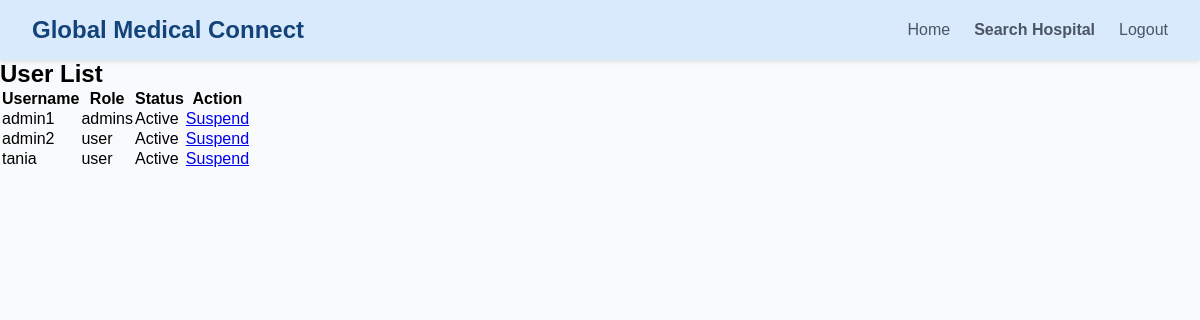
/admin_management/user-list/ (signed in), run on the app's committed database.
### admin_management/models.py (models this page shows)
class CustomUser(AbstractUser):
    ROLE_CHOICES = (
        ('admins', 'Admin'),
        ('provider', 'Healthcare Provider'),
        ('user', 'User'),
    )
    role = models.CharField(max_length=20, choices=ROLE_CHOICES, default='user')
    is_approved = models.BooleanField(default=False)

### admin_management/views.py (the view)
# urls.py: path('user-list/', views.user_list, name='user_list'),
@login_required
@user_passes_test(is_admin)
def user_list(request):
    users = CustomUser.objects.all()
    return render(request, 'user_list.html', {'users': users})

### admin_management/views.py (called while the page is built)
def is_admin(user):
    return user.is_authenticated and user.role == 'admins'

### templates/user_list.html
{% extends "base.html" %}
{% block body %}
<h2>User List</h2>
<table>
    <thead>
        <tr>
            <th>Username</th>
            <th>Role</th>
            <th>Status</th>
            <th>Action</th>
        </tr>
    </thead>
    <tbody>
    {% for user in users %}
        <tr>
            <td>{{ user.username }}</td>
            <td>{{ user.role }}</td>
            <td>{{ user.is_active|yesno:"Active,Suspended" }}</td>
            <td>
                {% if user.is_active %}
                    <a href="{% url 'admin_management:suspend_user' user.id %}">Suspend</a>
                {% else %}
                    <em>Suspended</em>
                {% endif %}
            </td>
        </tr>
    {% endfor %}
    </tbody>
</table>
{% endblock %}

### templates/base.html (style rules this page uses)
* { margin: 0; padding: 0; box-sizing: border-box; }
body { font-family: Arial, sans-serif; background-color: #F8FAFC; }

### data on the page
CustomUser: username "admin1", role "admins", is_active "Active", shows "Suspend"
CustomUser: username "admin2", role "user", is_active "Active", shows "Suspend"
CustomUser: username "tania", role "user", is_active "Active", shows "Suspend"
